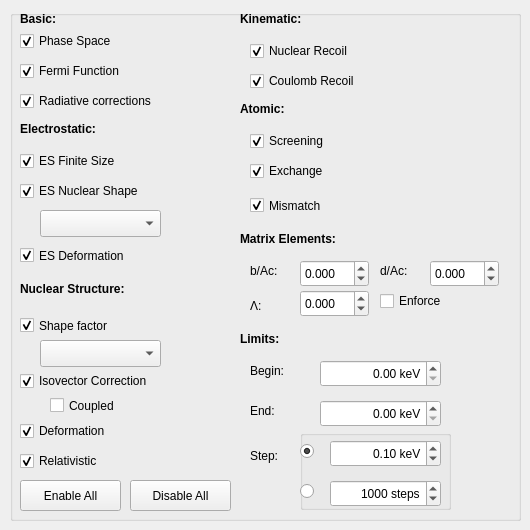
    <widget class="QWidget" name="bsgOptionsTab">
     <attribute name="title">
      <string>Spectral Shape Options</string>
     </attribute>
     <widget class="QGroupBox" name="groupBox_2">
      <property name="geometry">
       <rect>
        <x>10</x>
        <y>10</y>
        <width>511</width>
        <height>511</height>
       </rect>
      </property>
      <property name="title">
       <string/>
      </property>
      <widget class="QCheckBox" name="cb_phasespace">
       <property name="geometry">
        <rect>
         <x>10</x>
         <y>20</y>
         <width>131</width>
         <height>22</height>
        </rect>
       </property>
       <property name="toolTip">
        <string>The kinematical phase space factor, pW(W0-W)^2</string>
       </property>
       <property name="statusTip">
        <string>The kinematical phase space factor, pW(W0-W)^2</string>
       </property>
       <property name="text">
        <string>Phase Space</string>
       </property>
       <property name="checked">
        <bool>true</bool>
       </property>
      </widget>
      <widget class="QLabel" name="label_5">
       <property name="geometry">
        <rect>
         <x>10</x>
         <y>0</y>
         <width>67</width>
         <height>17</height>
        </rect>
       </property>
       <property name="font">
        <font>
         <weight>75</weight>
         <italic>false</italic>
         <bold>true</bold>
         <underline>false</underline>
        </font>
       </property>
       <property name="text">
        <string>Basic:</string>
       </property>
      </widget>
      <widget class="QCheckBox" name="cb_fermi">
       <property name="geometry">
        <rect>
         <x>10</x>
         <y>50</y>
         <width>151</width>
         <height>22</height>
        </rect>
       </property>
       <property name="toolTip">
        <string>Final state interaction between outgoing lepton and final nuclear charge density, approximated as a point charge</string>
       </property>
       <property name="statusTip">
        <string>Final state interaction between outgoing lepton and final nuclear charge density, approximated as a point charge</string>
       </property>
       <property name="text">
        <string>Fermi Function</string>
       </property>
       <property name="checked">
        <bool>true</bool>
       </property>
      </widget>
      <widget class="QLabel" name="label_6">
       <property name="geometry">
        <rect>
         <x>10</x>
         <y>110</y>
         <width>141</width>
         <height>17</height>
        </rect>
       </property>
       <property name="font">
        <font>
         <weight>75</weight>
         <bold>true</bold>
        </font>
       </property>
       <property name="text">
        <string>Electrostatic:</string>
       </property>
      </widget>
      <widget class="QCheckBox" name="cb_radiative">
       <property name="geometry">
        <rect>
         <x>10</x>
         <y>80</y>
         <width>181</width>
         <height>22</height>
        </rect>
       </property>
       <property name="toolTip">
        <string>Additional QED &amp; Weak interaction radiative corrections, through (virtual) photon, gamma and W exchange</string>
       </property>
       <property name="statusTip">
        <string>Additional QED &amp; Weak interaction radiative corrections, through (virtual) photon, gamma and W exchange</string>
       </property>
       <property name="text">
        <string>Radiative corrections</string>
       </property>
       <property name="checked">
        <bool>true</bool>
       </property>
      </widget>
      <widget class="QCheckBox" name="cb_efs">
       <property name="geometry">
        <rect>
         <x>10</x>
         <y>140</y>
         <width>151</width>
         <height>22</height>
        </rect>
       </property>
       <property name="toolTip">
        <string>Correction factor to the Fermi function to take into account the finite size of the nuclear charge distribution. Approximated as a uniformly charged sphere</string>
       </property>
       <property name="statusTip">
        <string>Correction factor to the Fermi function to take into account the finite size of the nuclear charge distribution. Approximated as a uniformly charged sphere</string>
       </property>
       <property name="text">
        <string>ES Finite Size</string>
       </property>
       <property name="checked">
        <bool>true</bool>
       </property>
      </widget>
      <widget class="QCheckBox" name="cb_ens">
       <property name="geometry">
        <rect>
         <x>10</x>
         <y>170</y>
         <width>171</width>
         <height>22</height>
        </rect>
       </property>
       <property name="toolTip">
        <string>Higher-order correction to the ES Finite size above, by going beyond a uniformly charged sphere to a Fermi or Modified Gaussian shape.</string>
       </property>
       <property name="statusTip">
        <string>Higher-order correction to the ES Finite size above, by going beyond a uniformly charged sphere to a Fermi or Modified Gaussian shape.</string>
       </property>
       <property name="text">
        <string>ES Nuclear Shape</string>
       </property>
       <property name="checked">
        <bool>true</bool>
       </property>
      </widget>
      <widget class="QCheckBox" name="cb_efs_deformation">
       <property name="geometry">
        <rect>
         <x>10</x>
         <y>230</y>
         <width>151</width>
         <height>31</height>
        </rect>
       </property>
       <property name="toolTip">
        <string>Additional correction factor to take into account nuclear deformation on the final state electric interaction</string>
       </property>
       <property name="statusTip">
        <string>Additional correction factor to take into account nuclear deformation on the final state electric interaction</string>
       </property>
       <property name="text">
        <string>ES Deformation</string>
       </property>
       <property name="checked">
        <bool>true</bool>
       </property>
      </widget>
      <widget class="QLabel" name="label_7">
       <property name="geometry">
        <rect>
         <x>230</x>
         <y>0</y>
         <width>111</width>
         <height>17</height>
        </rect>
       </property>
       <property name="font">
        <font>
         <weight>75</weight>
         <bold>true</bold>
        </font>
       </property>
       <property name="text">
        <string>Kinematic:</string>
       </property>
      </widget>
      <widget class="QCheckBox" name="cb_recoil">
       <property name="geometry">
        <rect>
         <x>240</x>
         <y>30</y>
         <width>141</width>
         <height>22</height>
        </rect>
       </property>
       <property name="toolTip">
        <string>Kinematical correction factor to take into account the finite nuclear mass.</string>
       </property>
       <property name="statusTip">
        <string>Kinematical correction factor to take into account the finite nuclear mass.</string>
       </property>
       <property name="text">
        <string>Nuclear Recoil</string>
       </property>
       <property name="checked">
        <bool>true</bool>
       </property>
      </widget>
      <widget class="QCheckBox" name="cb_Q">
       <property name="geometry">
        <rect>
         <x>240</x>
         <y>60</y>
         <width>141</width>
         <height>22</height>
        </rect>
       </property>
       <property name="toolTip">
        <string>Correction term due to the movement of the Coulomb potential in case the nucleus is not infinitely massive</string>
       </property>
       <property name="statusTip">
        <string>Correction term due to the movement of the Coulomb potential in case the nucleus is not infinitely massive</string>
       </property>
       <property name="text">
        <string>Coulomb Recoil</string>
       </property>
       <property name="checked">
        <bool>true</bool>
       </property>
      </widget>
      <widget class="QLabel" name="label_8">
       <property name="geometry">
        <rect>
         <x>230</x>
         <y>90</y>
         <width>67</width>
         <height>17</height>
        </rect>
       </property>
       <property name="font">
        <font>
         <weight>75</weight>
         <bold>true</bold>
        </font>
       </property>
       <property name="text">
        <string>Atomic:</string>
       </property>
      </widget>
      <widget class="QCheckBox" name="cb_screening">
       <property name="geometry">
        <rect>
         <x>240</x>
         <y>120</y>
         <width>171</width>
         <height>22</height>
        </rect>
       </property>
       <property name="toolTip">
        <string>Screening of the nuclear charge by atomic electrons</string>
       </property>
       <property name="statusTip">
        <string>Screening of the nuclear charge by atomic electrons</string>
       </property>
       <property name="text">
        <string>Screening</string>
       </property>
       <property name="checked">
        <bool>true</bool>
       </property>
      </widget>
      <widget class="QCheckBox" name="cb_exchange">
       <property name="geometry">
        <rect>
         <x>240</x>
         <y>150</y>
         <width>171</width>
         <height>22</height>
        </rect>
       </property>
       <property name="toolTip">
        <string>Atomic exchange process, decay directly into bound state.</string>
       </property>
       <property name="statusTip">
        <string>Atomic exchange process, decay directly into bound state.</string>
       </property>
       <property name="text">
        <string>Exchange</string>
       </property>
       <property name="checked">
        <bool>true</bool>
       </property>
      </widget>
      <widget class="QComboBox" name="cb_shape">
       <property name="geometry">
        <rect>
         <x>30</x>
         <y>200</y>
         <width>121</width>
         <height>27</height>
        </rect>
       </property>
       <property name="toolTip">
        <string>Choose nuclear shape for higher-order correction</string>
       </property>
       <property name="statusTip">
        <string>Choose nuclear shape for higher-order correction</string>
       </property>
      </widget>
      <widget class="QLabel" name="label_9">
       <property name="geometry">
        <rect>
         <x>10</x>
         <y>270</y>
         <width>141</width>
         <height>17</height>
        </rect>
       </property>
       <property name="font">
        <font>
         <weight>75</weight>
         <bold>true</bold>
        </font>
       </property>
       <property name="text">
        <string>Nuclear Structure:</string>
       </property>
      </widget>
      <widget class="QCheckBox" name="cb_C">
       <property name="geometry">
        <rect>
         <x>10</x>
         <y>300</y>
         <width>121</width>
         <height>31</height>
        </rect>
       </property>
       <property name="toolTip">
        <string>Nuclear shape factor, taking into account the convolution of leptonic and nuclear wave functions and induced currents</string>
       </property>
       <property name="statusTip">
        <string>Nuclear shape factor, taking into account the convolution of leptonic and nuclear wave functions and induced currents</string>
       </property>
       <property name="text">
        <string>Shape factor</string>
       </property>
       <property name="checked">
        <bool>true</bool>
       </property>
      </widget>
      <widget class="QCheckBox" name="cb_isovector">
       <property name="geometry">
        <rect>
         <x>10</x>
         <y>360</y>
         <width>181</width>
         <height>22</height>
        </rect>
       </property>
       <property name="toolTip">
        <string>Correction due to CVC breakdown due to isospin symmetry breaking</string>
       </property>
       <property name="statusTip">
        <string>Correction due to CVC breakdown due to isospin symmetry breaking</string>
       </property>
       <property name="text">
        <string>Isovector Correction</string>
       </property>
       <property name="checked">
        <bool>true</bool>
       </property>
      </widget>
      <widget class="QCheckBox" name="cb_coupled">
       <property name="geometry">
        <rect>
         <x>40</x>
         <y>380</y>
         <width>91</width>
         <height>31</height>
        </rect>
       </property>
       <property name="toolTip">
        <string>Use actual wave functions calculated using the options specified in the Config file options panel.</string>
       </property>
       <property name="statusTip">
        <string>Use actual wave functions calculated using the options specified in the Config file options panel.</string>
       </property>
       <property name="text">
        <string>Coupled</string>
       </property>
      </widget>
      <widget class="QCheckBox" name="cb_C_deformation">
       <property name="geometry">
        <rect>
         <x>10</x>
         <y>410</y>
         <width>121</width>
         <height>22</height>
        </rect>
       </property>
       <property name="toolTip">
        <string>Take into account nuclear deformation in the convolution of lepton and nuclear wave functions</string>
       </property>
       <property name="statusTip">
        <string>Take into account nuclear deformation in the convolution of lepton and nuclear wave functions</string>
       </property>
       <property name="text">
        <string>Deformation</string>
       </property>
       <property name="checked">
        <bool>true</bool>
       </property>
      </widget>
      <widget class="QComboBox" name="cb_C_shape">
       <property name="geometry">
        <rect>
         <x>30</x>
         <y>330</y>
         <width>121</width>
         <height>27</height>
        </rect>
       </property>
       <property name="toolTip">
        <string>Shape of the nuclear charge distribution</string>
       </property>
       <property name="statusTip">
        <string>Shape of the nuclear charge distribution</string>
       </property>
      </widget>
      <widget class="QCheckBox" name="cb_relativistic">
       <property name="geometry">
        <rect>
         <x>10</x>
         <y>440</y>
         <width>111</width>
         <height>22</height>
        </rect>
       </property>
       <property name="toolTip">
        <string>Take into account relativistic (O(v/c) ~ 1/(MR)) terms in the Shape factor</string>
       </property>
       <property name="statusTip">
        <string>Take into account relativistic (O(v/c) ~ 1/(MR)) terms in the Shape factor</string>
       </property>
       <property name="text">
        <string>Relativistic</string>
       </property>
       <property name="checked">
        <bool>true</bool>
       </property>
      </widget>
      <widget class="QPushButton" name="b_enable_all">
       <property name="geometry">
        <rect>
         <x>10</x>
         <y>470</y>
         <width>101</width>
         <height>31</height>
        </rect>
       </property>
       <property name="toolTip">
        <string>Enable all corrections</string>
       </property>
       <property name="statusTip">
        <string>Enable all corrections</string>
       </property>
       <property name="text">
        <string>Enable All</string>
       </property>
      </widget>
      <widget class="QPushButton" name="b_disable_all">
       <property name="geometry">
        <rect>
         <x>120</x>
         <y>470</y>
         <width>101</width>
         <height>31</height>
        </rect>
       </property>
       <property name="toolTip">
        <string>Disable all corrections</string>
       </property>
       <property name="statusTip">
        <string>Disable all corrections</string>
       </property>
       <property name="text">
        <string>Disable All</string>
       </property>
      </widget>
      <widget class="QCheckBox" name="cb_mismatch">
       <property name="geometry">
        <rect>
         <x>240</x>
         <y>180</y>
         <width>181</width>
         <height>31</height>
        </rect>
       </property>
       <property name="toolTip">
        <string>Average treatment of the decrease in phase space due to atomic excitations.</string>
       </property>
       <property name="statusTip">
        <string>Average treatment of the decrease in phase space due to atomic excitations.</string>
       </property>
       <property name="text">
        <string>Mismatch</string>
       </property>
       <property name="checked">
        <bool>true</bool>
       </property>
      </widget>
      <widget class="QLabel" name="label_32">
       <property name="geometry">
        <rect>
         <x>230</x>
         <y>220</y>
         <width>131</width>
         <height>17</height>
        </rect>
       </property>
       <property name="font">
        <font>
         <weight>75</weight>
         <bold>true</bold>
        </font>
       </property>
       <property name="text">
        <string>Matrix Elements:</string>
       </property>
      </widget>
      <widget class="QLabel" name="label_34">
       <property name="geometry">
        <rect>
         <x>240</x>
         <y>250</y>
         <width>41</width>
         <height>21</height>
        </rect>
       </property>
       <property name="toolTip">
        <string>Weak magnetism, in Holstein's formalism</string>
       </property>
       <property name="statusTip">
        <string>Weak magnetism, in Holstein's formalism</string>
       </property>
       <property name="text">
        <string>b/Ac:</string>
       </property>
      </widget>
      <widget class="QLabel" name="label_35">
       <property name="geometry">
        <rect>
         <x>370</x>
         <y>240</y>
         <width>41</width>
         <height>41</height>
        </rect>
       </property>
       <property name="toolTip">
        <string>Induced tensor, as in Holstein's formalism</string>
       </property>
       <property name="statusTip">
        <string>Induced tensor, as in Holstein's formalism</string>
       </property>
       <property name="text">
        <string>d/Ac:</string>
       </property>
      </widget>
      <widget class="QLabel" name="label_36">
       <property name="geometry">
        <rect>
         <x>240</x>
         <y>280</y>
         <width>61</width>
         <height>31</height>
        </rect>
       </property>
       <property name="toolTip">
        <string>Related to induced pseudoscalar in Holstein's formalism</string>
       </property>
       <property name="statusTip">
        <string>Related to induced pseudoscalar in Holstein's formalism</string>
       </property>
       <property name="text">
        <string>Λ:</string>
       </property>
      </widget>
      <widget class="QDoubleSpinBox" name="dsb_bAc">
       <property name="geometry">
        <rect>
         <x>290</x>
         <y>250</y>
         <width>69</width>
         <height>27</height>
        </rect>
       </property>
       <property name="decimals">
        <number>3</number>
       </property>
       <property name="minimum">
        <double>-100.000000000000000</double>
       </property>
       <property name="maximum">
        <double>100.000000000000000</double>
       </property>
      </widget>
      <widget class="QDoubleSpinBox" name="dsb_dAc">
       <property name="geometry">
        <rect>
         <x>420</x>
         <y>250</y>
         <width>69</width>
         <height>27</height>
        </rect>
       </property>
       <property name="decimals">
        <number>3</number>
       </property>
       <property name="minimum">
        <double>-100.000000000000000</double>
       </property>
       <property name="maximum">
        <double>100.000000000000000</double>
       </property>
      </widget>
      <widget class="QDoubleSpinBox" name="dsb_lambda">
       <property name="geometry">
        <rect>
         <x>290</x>
         <y>280</y>
         <width>69</width>
         <height>27</height>
        </rect>
       </property>
       <property name="decimals">
        <number>3</number>
       </property>
       <property name="minimum">
        <double>-100.000000000000000</double>
       </property>
       <property name="maximum">
        <double>100.000000000000000</double>
       </property>
      </widget>
      <widget class="QLabel" name="label_37">
       <property name="geometry">
        <rect>
         <x>230</x>
         <y>320</y>
         <width>81</width>
         <height>17</height>
        </rect>
       </property>
       <property name="font">
        <font>
         <weight>75</weight>
         <bold>true</bold>
        </font>
       </property>
       <property name="text">
        <string>Limits:</string>
       </property>
      </widget>
      <widget class="QLabel" name="label_38">
       <property name="geometry">
        <rect>
         <x>240</x>
         <y>340</y>
         <width>67</width>
         <height>41</height>
        </rect>
       </property>
       <property name="text">
        <string>Begin:</string>
       </property>
      </widget>
      <widget class="QDoubleSpinBox" name="dsb_begin">
       <property name="geometry">
        <rect>
         <x>310</x>
         <y>350</y>
         <width>121</width>
         <height>27</height>
        </rect>
       </property>
       <property name="alignment">
        <set>Qt::AlignRight|Qt::AlignTrailing|Qt::AlignVCenter</set>
       </property>
       <property name="suffix">
        <string> keV</string>
       </property>
       <property name="maximum">
        <double>20000.000000000000000</double>
       </property>
       <property name="value">
        <double>0.000000000000000</double>
       </property>
      </widget>
      <widget class="QLabel" name="label_39">
       <property name="geometry">
        <rect>
         <x>240</x>
         <y>380</y>
         <width>41</width>
         <height>41</height>
        </rect>
       </property>
       <property name="text">
        <string>End:</string>
       </property>
      </widget>
      <widget class="QDoubleSpinBox" name="dsb_end">
       <property name="geometry">
        <rect>
         <x>310</x>
         <y>390</y>
         <width>121</width>
         <height>27</height>
        </rect>
       </property>
       <property name="alignment">
        <set>Qt::AlignRight|Qt::AlignTrailing|Qt::AlignVCenter</set>
       </property>
       <property name="suffix">
        <string> keV</string>
       </property>
       <property name="maximum">
        <double>20000.000000000000000</double>
       </property>
      </widget>
      <widget class="QLabel" name="label_40">
       <property name="geometry">
        <rect>
         <x>240</x>
         <y>430</y>
         <width>41</width>
         <height>31</height>
        </rect>
       </property>
       <property name="text">
        <string>Step:</string>
       </property>
      </widget>
      <widget class="QCheckBox" name="cb_enforceNME">
       <property name="geometry">
        <rect>
         <x>370</x>
         <y>280</y>
         <width>121</width>
         <height>22</height>
        </rect>
       </property>
       <property name="toolTip">
        <string>Choose whether to enforce the values for b/Ac, d/Ac and Lambda written here, or leave it to the program</string>
       </property>
       <property name="statusTip">
        <string>Choose whether to enforce the values for b/Ac, d/Ac and Lambda written here, or leave it to the program</string>
       </property>
       <property name="text">
        <string>Enforce</string>
       </property>
      </widget>
      <widget class="QGroupBox" name="groupBox_5">
       <property name="geometry">
        <rect>
         <x>290</x>
         <y>420</y>
         <width>151</width>
         <height>80</height>
        </rect>
       </property>
       <property name="title">
        <string/>
       </property>
       <widget class="QDoubleSpinBox" name="dsb_step">
        <property name="geometry">
         <rect>
          <x>30</x>
          <y>10</y>
          <width>111</width>
          <height>27</height>
         </rect>
        </property>
        <property name="alignment">
         <set>Qt::AlignRight|Qt::AlignTrailing|Qt::AlignVCenter</set>
        </property>
        <property name="suffix">
         <string> keV</string>
        </property>
        <property name="maximum">
         <double>10000.000000000000000</double>
        </property>
        <property name="value">
         <double>0.100000000000000</double>
        </property>
       </widget>
       <widget class="QRadioButton" name="rb_stepSize">
        <property name="geometry">
         <rect>
          <x>0</x>
          <y>10</y>
          <width>31</width>
          <height>22</height>
         </rect>
        </property>
        <property name="text">
         <string/>
        </property>
        <property name="checked">
         <bool>true</bool>
        </property>
       </widget>
       <widget class="QRadioButton" name="rb_Steps">
        <property name="geometry">
         <rect>
          <x>0</x>
          <y>50</y>
          <width>31</width>
          <height>22</height>
         </rect>
        </property>
        <property name="text">
         <string/>
        </property>
       </widget>
       <widget class="QSpinBox" name="sb_Steps">
        <property name="geometry">
         <rect>
          <x>30</x>
          <y>50</y>
          <width>111</width>
          <height>27</height>
         </rect>
        </property>
        <property name="alignment">
         <set>Qt::AlignRight|Qt::AlignTrailing|Qt::AlignVCenter</set>
        </property>
        <property name="suffix">
         <string> steps</string>
        </property>
        <property name="maximum">
         <number>100000</number>
        </property>
        <property name="value">
         <number>1000</number>
        </property>
       </widget>
      </widget>
     </widget>
    </widget>
